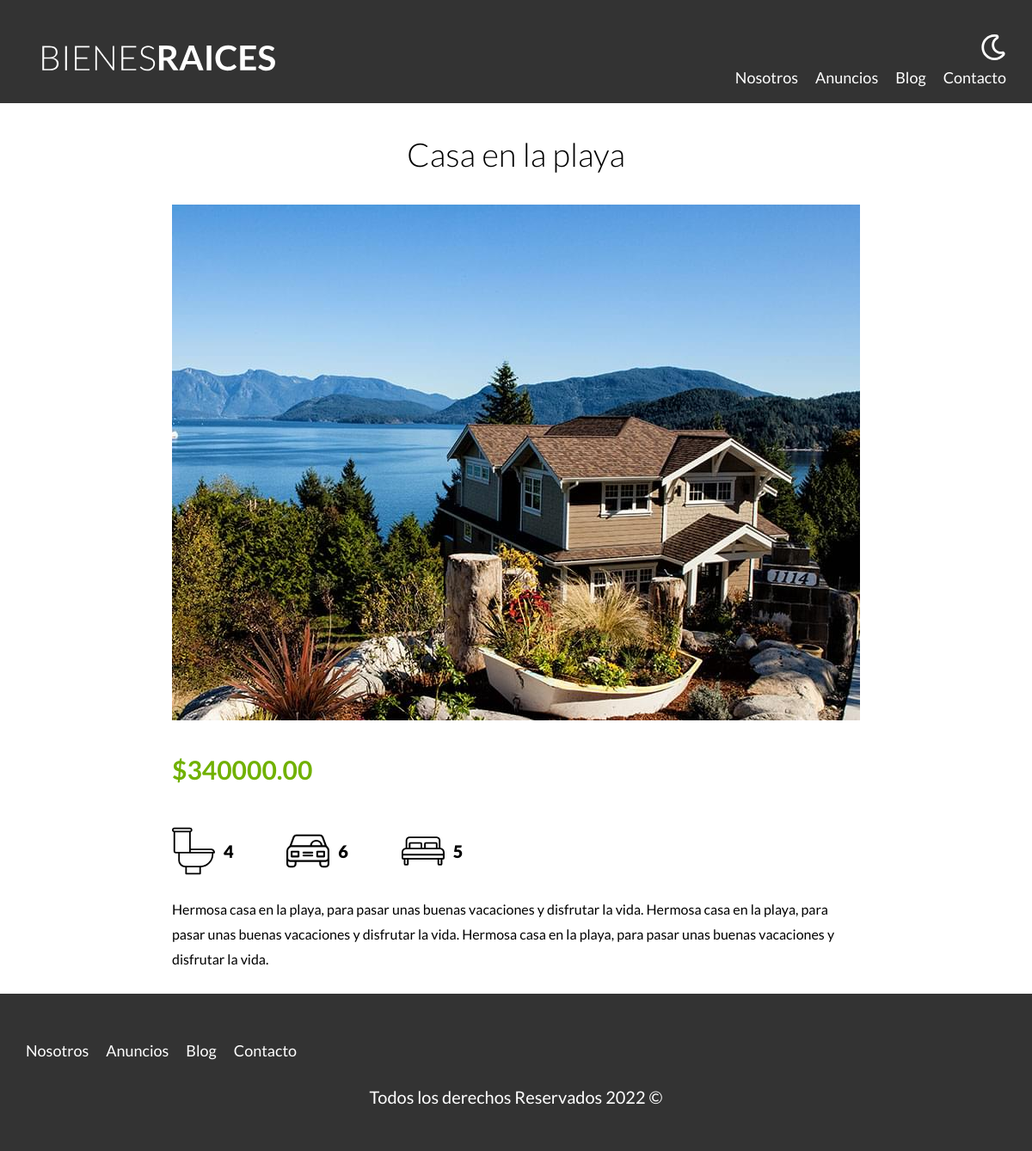
Screenshot of /anuncio.php?id=7 with the database file from the repository.
### tables this page shows
CREATE TABLE `propiedades` (
  `id` int NOT NULL AUTO_INCREMENT,
  `titulo` varchar(60) DEFAULT NULL,
  `precio` decimal(10,2) DEFAULT NULL,
  `imagen` varchar(200) DEFAULT NULL,
  `descripcion` longtext,
  `habitaciones` int DEFAULT NULL,
  `wc` int DEFAULT NULL,
  `estacionamiento` int DEFAULT NULL,
  `creado` date DEFAULT NULL,
  `vendedorId` int DEFAULT NULL,
  PRIMARY KEY (`id`),
  KEY `vededorId_idx` (`vendedorId`),
  CONSTRAINT `vededorId` FOREIGN KEY (`vendedorId`) REFERENCES `vendedores` (`id`)
);

### anuncio.php (the view, shortened to what this page needs)
<?php
    $id = $_GET['id'];
    $id = filter_var($id, FILTER_VALIDATE_INT);
    $db = conectarDB();
    $query = "SELECT * FROM propiedades WHERE id = ${id}";
    $resultado = mysqli_query($db, $query);
    $propiedad = mysqli_fetch_assoc($resultado);
?>
    <main class="contenedor seccion contenido-centrado">
        <h1><?php echo $propiedad['titulo']; ?></h1>
        <img loading="lazy" src="/imagenes/<?php echo $propiedad['imagen']; ?>" alt="Imagen de la propiedad">
        <div class="resumen-propiedad">
            <p class="precio">$<?php echo $propiedad['precio']; ?></p>
            <ul class="iconos-caracteristicas">
                <li>
                    <img class="icono" loading="lazy" src="build/img/icono_wc.svg" alt="icono wc">
                    <p><?php echo $propiedad['wc']; ?></p>
                </li>
                <li>
                    <img class="icono" loading="lazy" src="build/img/icono_estacionamiento.svg" alt="icono estacionamiento">
                    <p><?php echo $propiedad['estacionamiento']; ?></p>
                </li>
                <li>
                    <img class="icono"  loading="lazy" src="build/img/icono_dormitorio.svg" alt="icono habitaciones">
                    <p><?php echo $propiedad['habitaciones']; ?></p>
                </li>
            </ul>
            <?php echo $propiedad['descripcion']; ?>
        </div>
    </main>

### build/css/app.css (style rules this page uses)
html { -webkit-text-size-adjust:100%;line-height:1.15 }
body { margin:0 }
main { display:block }
h1 { font-size:2em;margin:.67em 0 }
img { border-style:none }
html { box-sizing:border-box;font-size:62.5% }
*,:after,:before { box-sizing:inherit }
body { font-family:Lato,sans-serif;font-size:1.6rem;line-height:1.8 }
p { color:#000;font-size:2rem }
.contenedor { margin:0 auto;max-width:120rem;width:95% }
img,picture { display:block;width:100% }
h1,h2,h3 { font-family:Lato,sans-serif;font-weight:300;margin:2.5rem 0;text-align:center }
h1 { font-size:3.8rem }
.seccion { margin-bottom:2.5rem;margin-top:2.5rem }
.contenido-centrado { max-width:80rem }
.precio { color:#71b100;font-size:3rem;font-weight:700 }
.iconos-caracteristicas { display:flex;list-style:none;max-width:40rem;padding:0 }
.iconos-caracteristicas li { display:flex;flex:1 }
.iconos-caracteristicas li img { flex:0 0 5rem;margin-right:1rem }
.iconos-caracteristicas li p { font-weight:900 }

### rows the page displays
propiedades: titulo "Casa en la playa", imagen (picture), precio "340000.00", wc "4", estacionamiento "6", habitaciones "5", descripcion "Hermosa casa en la playa, para pasar unas buenas vacaciones y disfrutar la vida. Hermosa casa en la playa, para pasar unas buenas vacaciones y disfrutar la vida. Hermosa casa en la playa, para pasar unas buenas vacaciones y disfrutar la vida."
